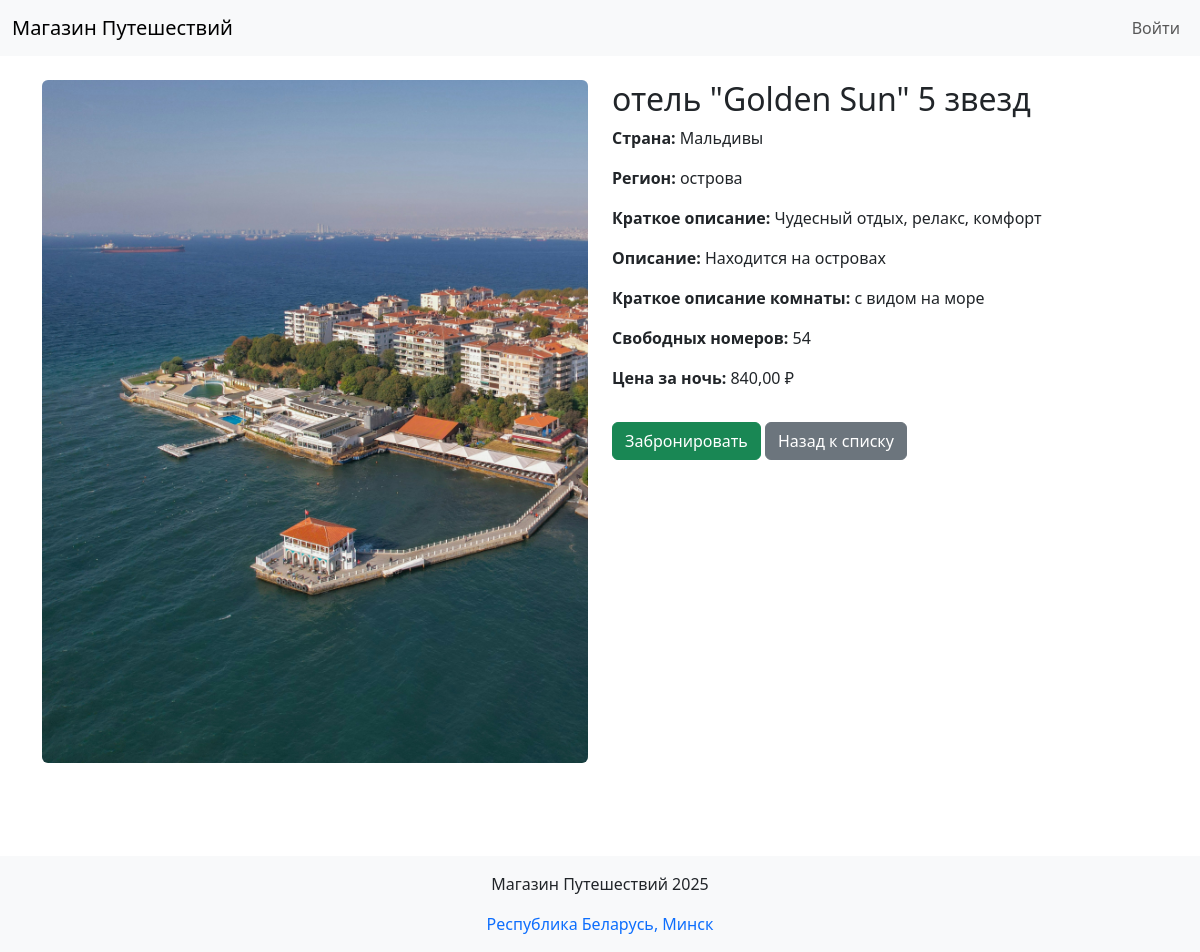
The app's page /accommodation/2/ with its own data.
### mainapp/models.py (models this page shows, shortened)
class Accommodation(models.Model):
    country = models.ForeignKey(ListOfCountries, on_delete=models.CASCADE)
    region = models.ForeignKey(Regions, on_delete=models.CASCADE)
    name = models.CharField(max_length=128, verbose_name='название проживания')
    image = models.ImageField(upload_to='accommodation_img', blank=True, null=True)
    short_desc = models.TextField(max_length=128, blank=True, verbose_name='краткое описание продукта')
    description = models.TextField(blank=True, verbose_name='описание продукта')
    availability = models.PositiveIntegerField(verbose_name='количество свободных номеров')
    price = models.DecimalField(max_digits=8, decimal_places=2, default=0, verbose_name='цена')
    room_desc = models.CharField(max_length=80, blank=True, verbose_name='краткое описание комнаты')
    is_active = models.BooleanField(default=True, verbose_name='активна')
    class Meta:
        verbose_name = 'отель'
        verbose_name_plural = 'отели'
        unique_together = ('region', 'name')

class ListOfCountries(models.Model):
    name = models.CharField(verbose_name='имя', max_length=64, unique=True)
    description = models.TextField(verbose_name='описание', blank=True)
    is_active = models.BooleanField(verbose_name='активна', default=True)
    class Meta:
        verbose_name = 'Страна'
        verbose_name_plural = 'Страны'
        ordering = ['name']

class Regions(models.Model):
    country = models.ForeignKey(ListOfCountries, on_delete=models.CASCADE)
    name = models.CharField(max_length=64, verbose_name='имя')
    description = models.TextField(blank=True, verbose_name='описание')
    is_active = models.BooleanField(default=True, verbose_name='активна')
    class Meta:
        unique_together = ('country', 'name')
        verbose_name = 'Регион'
        verbose_name_plural = 'Регионы'
        ordering = ['country', 'name']

### mainapp/views.py (the view)
# urls.py: path('accommodation/<int:pk>/', mainapp.accommodation, name='accommodation'),
def accommodation(request, pk):
    obj = get_object_or_404(Accommodation, pk=pk)
    return render(request, 'mainapp/accommodation_detail.html', {'accommodation': obj})

### mainapp/templates/mainapp/accommodation_detail.html (shortened to what this page needs)
{% extends "base.html" %}
{% load static %}
{% block content %}
<div class="container mt-4">
    <div class="row">
        <div class="col-md-6">
            {% if accommodation.image %}
                <img src="{{ accommodation.image.url }}" class="img-fluid rounded" alt="{{ accommodation.name }}">
            {% else %}
                <img src="{% static 'mainapp/images/default.jpg' %}" class="img-fluid rounded"
                     alt="{{ accommodation.name }}">
            {% endif %}
        </div>
        <div class="col-md-6">
            <h2>{{ accommodation.name }}</h2>
            <p><strong>Страна:</strong> {{ accommodation.country.name }}</p>
            <p><strong>Регион:</strong> {{ accommodation.region.name }}</p>
            <p><strong>Краткое описание:</strong> {{ accommodation.short_desc }}</p>
            <p><strong>Описание:</strong> {{ accommodation.description }}</p>
            <p><strong>Краткое описание комнаты:</strong> {{ accommodation.room_desc }}</p>
            <p><strong>Свободных номеров:</strong> {{ accommodation.availability }}</p>
            <p><strong>Цена за ночь:</strong> {{ accommodation.price }} ₽</p>
            {% if accommodation.availability > 0 %}
                <a href="#" class="btn btn-success mt-3">Забронировать</a>
            {% else %}
                <span class="badge bg-danger mt-3">Нет доступных мест</span>
            {% endif %}
            <a href="{% url 'mainapp:accommodations' %}" class="btn btn-secondary mt-3">Назад к списку</a>
        </div>
    </div>
</div>
{% endblock %}

### mainapp/static/css/style.css (style rules this page uses)
html, body { height: 100%; margin: 0; }

### records on screen
Accommodation: image (picture), name "отель \"Golden Sun\" 5 звезд", country.name "Мальдивы", region.name "острова", short_desc "Чудесный отдых, релакс, комфорт", description "Находится на островах", room_desc "с видом на море", availability "54", price "840,00"
